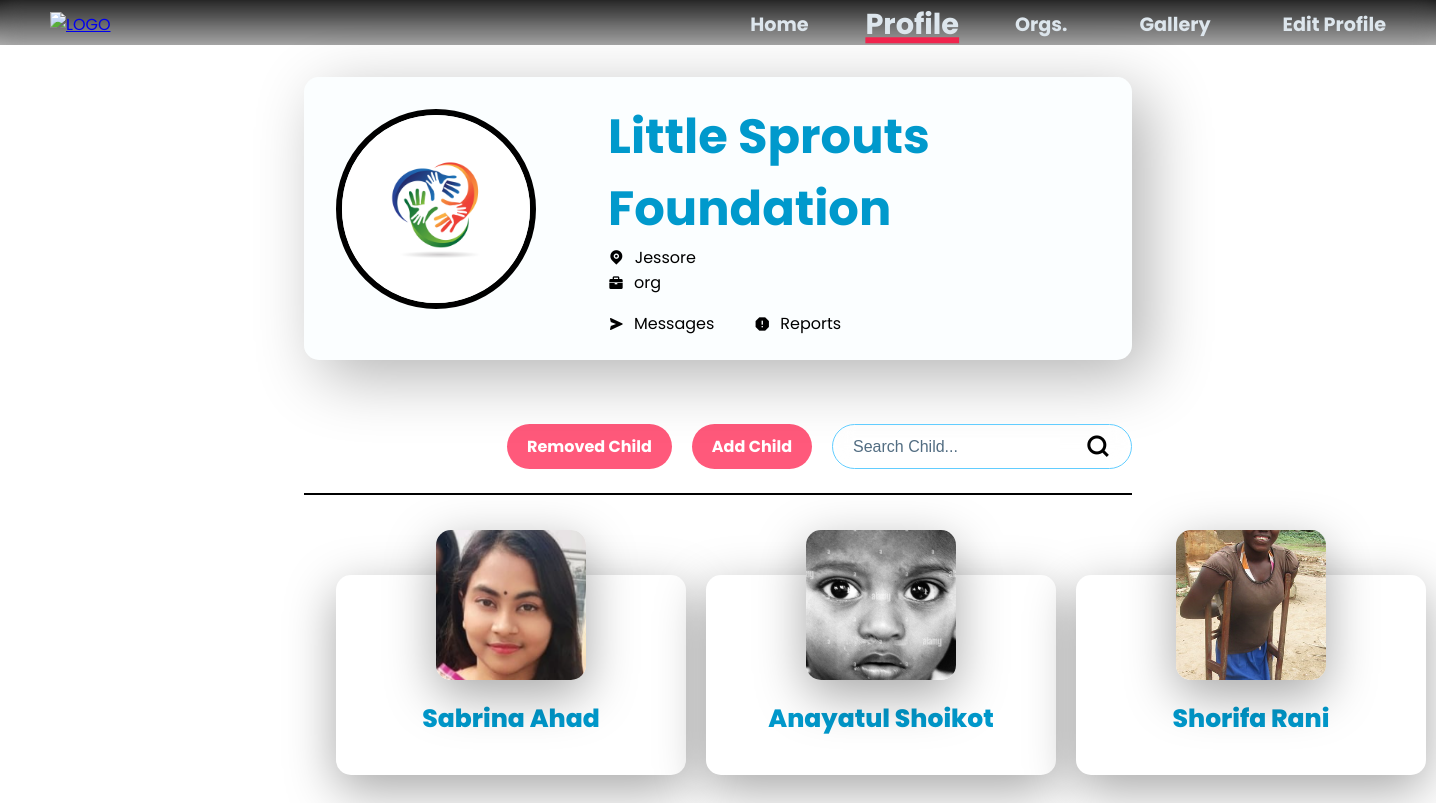
Page /Root/Orphanage/ORPHAN_DASH.php (signed in) on the committed database.
### tables this page shows
CREATE TABLE `org_list` (
  `org_id` int(11) NOT NULL,
  `org_name` varchar(30) DEFAULT NULL,
  `acc_id` int(11) NOT NULL,
  `org_description` text DEFAULT NULL,
  `org_email` varchar(30) DEFAULT NULL,
  `org_phone` varchar(20) DEFAULT NULL,
  `org_website` varchar(30) DEFAULT NULL,
  `org_logo` varchar(255) DEFAULT NULL,
  `established` date DEFAULT NULL,
  `org_location` varchar(30) DEFAULT NULL,
  `org_vision` varchar(30) DEFAULT NULL,
  `org_reviews` decimal(2,2) DEFAULT NULL
);

CREATE TABLE `accounts` (
  `acc_id` int(11) NOT NULL,
  `acc_name` varchar(30) NOT NULL,
  `acc_pass` varchar(255) NOT NULL,
  `acc_email` varchar(30) NOT NULL,
  `role` varchar(10) NOT NULL,
  `acc_join_date` date NOT NULL
);

CREATE TABLE `orphan_list` (
  `orphan_id` int(11) NOT NULL,
  `org_id` int(30) DEFAULT NULL,
  `guardian_id` int(11) DEFAULT NULL,
  `first_name` varchar(30) DEFAULT NULL,
  `last_name` varchar(30) DEFAULT NULL,
  `age` int(11) DEFAULT NULL,
  `gender` varchar(10) DEFAULT NULL,
  `religion` varchar(15) DEFAULT NULL,
  `date_of_birth` date DEFAULT NULL,
  `since` date DEFAULT NULL,
  `family_status` varchar(30) DEFAULT NULL,
  `physical_condition` varchar(30) DEFAULT NULL,
  `education_level` varchar(30) DEFAULT NULL,
  `medical_history` varchar(100) DEFAULT NULL,
  `hobby` varchar(30) DEFAULT NULL,
  `favorite_food` varchar(30) DEFAULT NULL,
  `favorite_game` varchar(30) DEFAULT NULL,
  `skills` text DEFAULT NULL,
  `dreams` text DEFAULT NULL,
  `problems` text DEFAULT NULL,
  `other_comments` text DEFAULT NULL,
  `orphan_image` varchar(255) DEFAULT NULL,
  `adoption_status` enum('0','1') NOT NULL DEFAULT '0',
  `removed_status` enum('0','1') NOT NULL DEFAULT '0'
);

### Root/Dashboards/Own-Profiles/Org/PROFILE_DETAILS_BE.php (called while the page is built, shortened)
<?php
    include('/xampp/htdocs/DBMS_Project_Organized_One/Includes/db_con.php');
    if (!isset($_SESSION['acc_id']) && !isset($_SESSION['role'])) {
        $_SESSION['notify'] = "Warning: Please login first.";
        header("Location: /Root/Login_Page/LOGIN_FORM.php");
        exit();
    } else {
        $acc_id = $_SESSION['acc_id'];
        $sql = "SELECT acc.acc_name, acc.acc_email, acc.role, acc.acc_join_date, org.org_id, org.org_name, org.org_description, org.org_email, org.org_phone, org.org_website, org.org_logo, org.established, org.org_location, org.org_vision, org.org_reviews FROM accounts AS acc LEFT JOIN org_list AS org ON acc.acc_id = org.acc_id Where acc.acc_id = $acc_id";
        $sql_result = mysqli_query($con, $sql);
        if (mysqli_num_rows($sql_result) == 1) {
            $row = mysqli_fetch_array($sql_result);
            $role = $row['role'];
            $org_name = $row['org_name'];
            $org_logo = $row['org_logo'];
            $org_location = $row['org_location'];
        }
        else {
            echo "User data not found.";
        }
    }
?>

### Root/Orphanage/VIEW_ORPHANS_BE.php (the view, shortened to what this page needs)
<?php
    include('/xampp/htdocs/DBMS_Project_Organized_One/Includes/db_con.php');
    $acc_id = $_SESSION['acc_id'];
    $query1 = "SELECT org_id FROM org_list WHERE acc_id = $acc_id";
    $result1 = mysqli_query($con, $query1);
    $row1 = mysqli_fetch_assoc($result1);
    $org_id = $row1['org_id'];
    $query2 = "SELECT orphan_id, first_name, last_name, orphan_image, adoption_status FROM orphan_list WHERE org_id = $org_id AND removed_status != '1'";
    $result2 = mysqli_query($con, $query2);
    if (mysqli_num_rows($result2) > 0) {
        while ($row2 = mysqli_fetch_assoc($result2)) {
            echo '<div class="card">';
            echo '<div class="pb"  style="background-image: url(\'' . $row2['orphan_image'] . '\');"></div>';
            echo '<div class="info">';
            echo '<h1>' . $row2['first_name'] . '  ' . $row2['last_name'] . '</h1>';
            echo '</div>';
            echo '</div>';
        }
    } else {
        echo 'No Orphan Records found';
    }
?>

### Root/Orphanage/ORPHAN_DASH.php (shortened to what this page needs)
<!DOCTYPE html>
<html lang="en">
    <head>
        <link rel="stylesheet" href="fonts/remixicon.css">
        <link href='https://unpkg.com/boxicons@2.1.4/css/boxicons.min.css' rel='stylesheet'>
        <link href="https://cdn.jsdelivr.net/npm/remixicon@3.5.0/fonts/remixicon.css" rel="stylesheet"/>
        <link rel="stylesheet" href="https://cdn.jsdelivr.net/npm/swiper@10/swiper-bundle.min.css"/>
        <link rel="stylesheet" href="/Root/Orphanage/ORPHAN_DASH_STYLE.css">
        <link href='https://unpkg.com/boxicons@2.1.4/css/boxicons.min.css' rel='stylesheet'>
    </head>
    <body>
        <?php
            include("/xampp/htdocs/DBMS_Project_Organized_One/Root/Dashboards/Own-Profiles/Org/PROFILE_DETAILS_BE.php");
        ?>
        <header class="header">
            <nav>
                <div class="logo">
                <a href="/Root/Home_Page/O_HOME.php"><img src="/Root/Landing_Page/LOGO_NoBackground.png" alt="LOGO"></a>
                </div>
                <div class="links">
                <ul>
                    <li><a href="/Root/Home_Page/O_HOME.php">Home</a></li>
                    <li><a href="/Root/Dashboards/Own-Profiles/Org/PROFILE_DETAILS.php" class="active">Profile</a></li>
                    <li><a href="/Root/Org_Page/O_ORG.php">Orgs.</a></li>
                    <li><a href="/Root//Gallary//O_GALLERY_DASH.php">Gallery</a></li>
                    <li><a href="/Root/Dashboards/Own-Profiles/Org/EDIT_PROFILE.php" class="edit_profile">Edit Profile</a></li>
                </ul>
                </div>
            </nav>
        </header>
        <div class="container">
            <div class="left_portion">
                <div class="userDetails1">
                    <div>
                        <img src= "..//..//Dashboards/Own-Profiles/Org/<?php echo $org_logo ?>" alt="profile" width="250px" height="250px">
                    </div>
                    <div class="userDetails">
                        <div class="userName">
                            <h1><?php echo $org_name ?></h1>
                        </div>
                        <div class="map">
                            <i class="ri-map-pin-fill ri"></i>
                            <p><?php echo $org_location ?></p>
                        </div>
                        <div class="map">
                            <i class='bx bxs-briefcase'></i>
                            <p><?php echo $role ?></p>
                        </div>
                        <div class="inner_container">
                            <div class="map">
                                <i class='bx bxs-send'></i>
                                <p>Messages</p>
                            </div>
                            <div class="map">
                                <i class='bx bxs-error-alt'></i>
                                <p>Reports</p>
                            </div>
                        </div>
                    </div>
                </div>
            </div>
            <div class="options">
                <a href="/Root/Orphanage/REMOVED_ORPHAN_DASH.php" class="btn">Removed Child</a>
                <a href="/Root/Orphanage/ADD_ORPHAN.php" class="btn">Add Child</a>
                <form action="#" method="GET">
                    <input type="text" name="query" placeholder="Search Child...">
                    <button type="submit" class="btn"><i class="ri-search-line"></i></button>
                </form>
            </div>
            <div class="plate">
                <?php
                if (isset($_GET['query'])){
                    include('/xampp/htdocs/DBMS_Project_Organized_One/Root/Orphanage/SEARCH_ORPHAN_BE.php');
                } else {
                    include ('/xampp/htdocs/DBMS_Project_Organized_One/Root/Orphanage/VIEW_ORPHANS_BE.php');
                }
                ?>
            </div>
        </div>
    </body>
</html>

### rows in the picture
org_list: org_logo (picture), org_name "Little Sprouts Foundation", org_location "Jessore", acc.role "org"
orphan_list: orphan_image (picture), first_name "Sabrina", last_name "Ahad"
orphan_list: orphan_image (picture), first_name "Anayatul", last_name "Shoikot"
orphan_list: orphan_image (picture), first_name "Shorifa", last_name "Rani"
